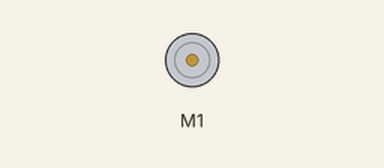
The program below on a simulated Raspberry Pi Pico running MicroPython. Parts: DC motor (green arrow = forward, orange = backward, longer = faster).

Above: at 0.03 s.
Timing chart, 0 to 3.0 s (numbered marks = the images above):
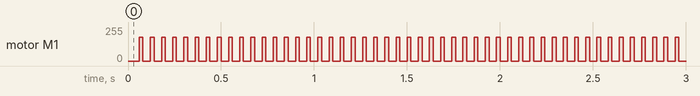

Measured:
- by itself, motor M1: alternates forward 178/255 for 0.02 s and stopped for 0.04 s

The program:

picozero_motor.py
```python
#실행을 시켜도 안돌아가는 경우는 손으로 살짝 돌려주면 알아서 돌아감
from picozero import Motor
from time import sleep

motor = Motor(18, 19)

while True:
    motor.on(speed=0.7) #모터 켜기
    motor.off() #모터 끄기

#motor.start() #모터 시작
#motor.stop() #모터 멈춤
```
